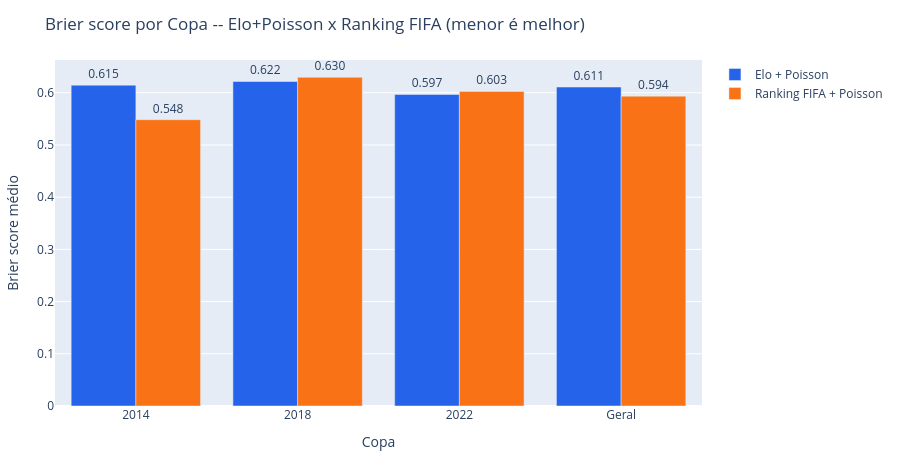

The code cell stored with this chart in its notebook:
### Code cell
import plotly.graph_objects as go

tournament_order = ['2014', '2018', '2022', 'Geral']
fig_model_comparison = go.Figure()
for model_label, color in zip(model_comparison['model'].unique(), ['#2563eb', '#f97316']):
    subset = (
        model_comparison[model_comparison['model'] == model_label]
        .set_index('tournament').reindex(tournament_order).reset_index()
    )
    fig_model_comparison.add_trace(go.Bar(
        x=subset['tournament'], y=subset['brier_score'], name=model_label,
        marker_color=color, text=subset['brier_score'].map(lambda value: f'{value:.3f}'), textposition='outside',
    ))
fig_model_comparison.update_layout(
    barmode='group', title='Brier score por Copa -- Elo+Poisson x Ranking FIFA (menor é melhor)',
    xaxis_title='Copa', yaxis_title='Brier score médio', height=460,
    margin=dict(l=30, r=20, t=60, b=40),
)
fig_model_comparison

### Figure 1 — Plotly figure (JSON) as saved in the notebook; plotly's stock layout.template omitted (floating-point values rounded to 4 significant figures)
{"data": [{"marker": {"color": "#2563eb"}, "name": "Elo + Poisson", "text": ["0.615", "0.622", "0.597", "0.611"], "textposition": "outside", "type": "bar", "x": ["2014", "2018", "2022", "Geral"], "y": [0.6146, 0.6217, 0.5968, 0.611]}, {"marker": {"color": "#f97316"}, "name": "Ranking FIFA + Poisson", "text": ["0.548", "0.630", "0.603", "0.594"], "textposition": "outside", "type": "bar", "x": ["2014", "2018", "2022", "Geral"], "y": [0.5485, 0.6297, 0.6026, 0.5936]}], "layout": {"barmode": "group", "height": 460, "margin": {"b": 40, "l": 30, "r": 20, "t": 60}, "title": {"text": "Brier score por Copa -- Elo+Poisson x Ranking FIFA (menor é melhor)"}, "xaxis": {"title": {"text": "Copa"}}, "yaxis": {"title": {"text": "Brier score médio"}}}}
